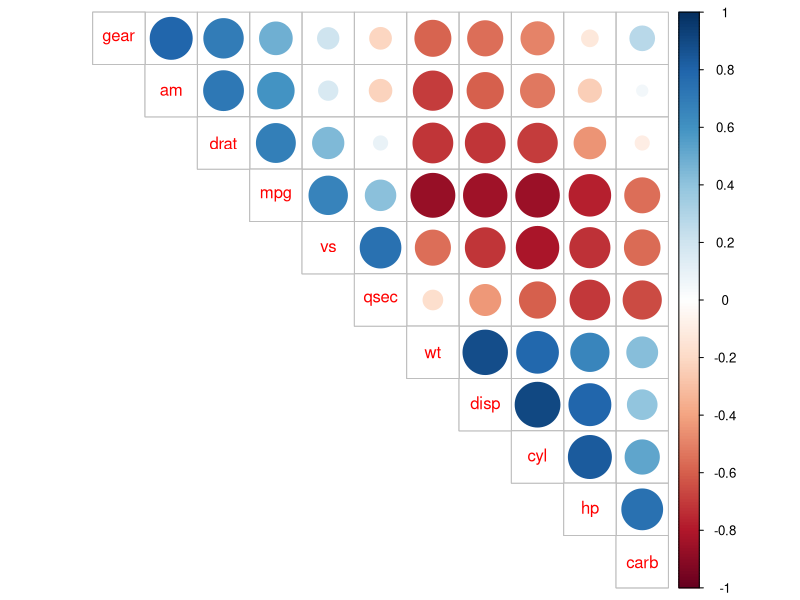
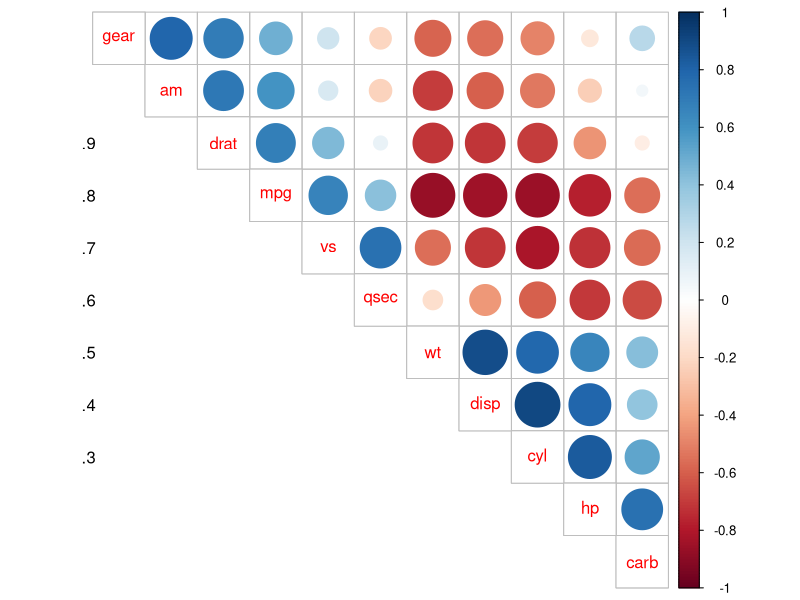
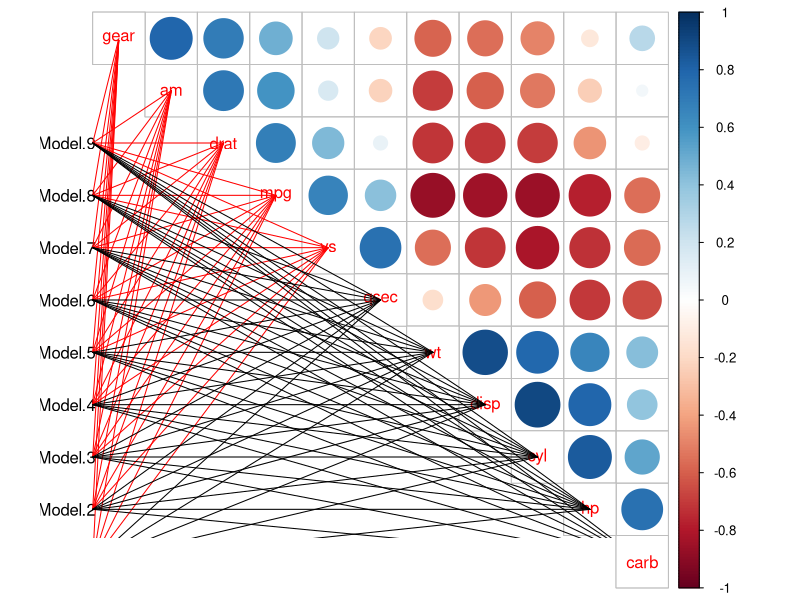

The R source for these figures, in order:
## ---- chunk 1
knitr::opts_chunk$set(echo = TRUE)
## ---- chunk 2
library(tidyverse)
library(corrplot)
## ---- chunk 3
data(mtcars)
M <- cor(mtcars)
set.seed(0)

## ---- chunk 4
corrplot(M, order = "AOE", type = "upper", tl.pos = "d")
## ---- chunk 5
corrplot(M, order = "AOE", type = "upper", tl.pos = "d")
text(rep(0, 9), c(1:9), labels = paste("Model", c(1:9), sep = "."))
## ---- chunk 6
par(mar = c(3.1, 2, 2, 1))

corrplot(M, order = "AOE", type = "upper", tl.pos = "d")
text(rep(0, 9), c(1:9), labels = paste("Model", c(1:9), sep = "."))
# model 1
segments(x0 = rep(0.5,11), y0 = rep(1, 11),
         x1 = c(1:11), y1 = c(11:1), col = c(rep("red", 5), rep("black", 6)))
# model 2
segments(x0 = rep(0.5,11), y0 = rep(2, 11),
         x1 = c(1:11), y1 = c(11:1), col = c(rep("red", 5), rep("black", 6)))
# model 3
segments(x0 = rep(0.5,11), y0 = rep(3, 11),
         x1 = c(1:11), y1 = c(11:1), col = c(rep("red", 5), rep("black", 6)))
# model 4
segments(x0 = rep(0.5,11), y0 = rep(4, 11),
         x1 = c(1:11), y1 = c(11:1), col = c(rep("red", 5), rep("black", 6)))
# model 5
segments(x0 = rep(0.5,11), y0 = rep(5, 11),
         x1 = c(1:11), y1 = c(11:1), col = c(rep("red", 5), rep("black", 6)))
# model 6
segments(x0 = rep(0.5,11), y0 = rep(6, 11),
         x1 = c(1:11), y1 = c(11:1), col = c(rep("red", 5), rep("black", 6)))
# model 7
segments(x0 = rep(0.5,11), y0 = rep(7, 11),
         x1 = c(1:11), y1 = c(11:1), col = c(rep("red", 5), rep("black", 6)))
# model 8
segments(x0 = rep(0.5,11), y0 = rep(8, 11),
         x1 = c(1:11), y1 = c(11:1), col = c(rep("red", 5), rep("black", 6)))
# model 9
segments(x0 = rep(0.5,11), y0 = rep(9, 11),
         x1 = c(1:11), y1 = c(11:1), col = c(rep("red", 5), rep("black", 6)))
